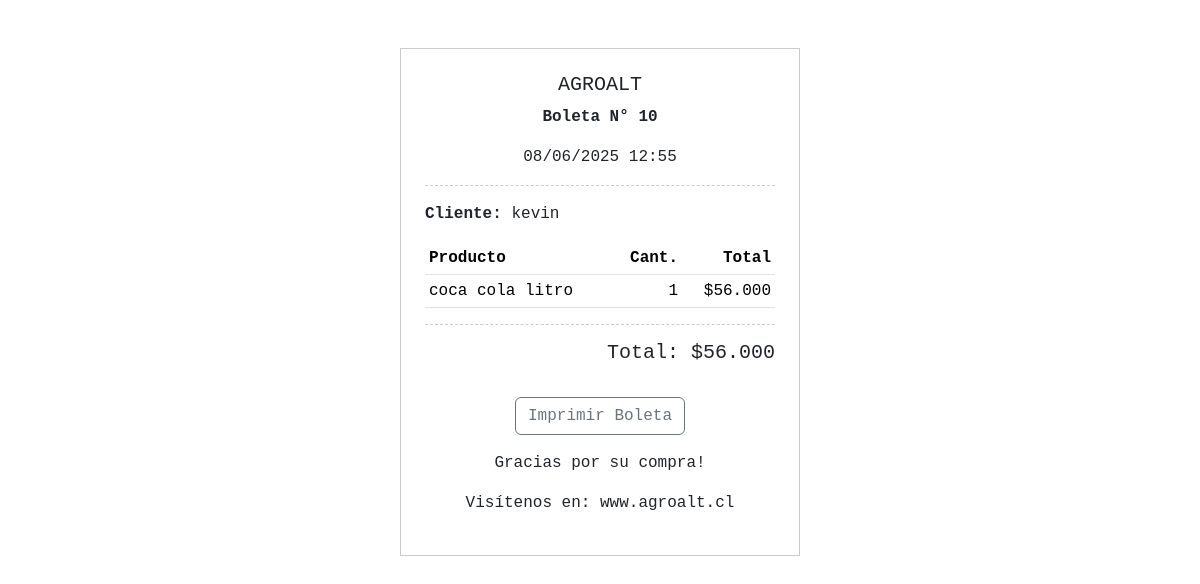
Page /ventas/boleta/10/ on the committed database.
### Ventas/models.py (models this page shows, shortened)
class Venta(models.Model):
    cliente = models.ForeignKey(Cliente, on_delete=models.CASCADE)
    fecha = models.DateTimeField(auto_now_add=True)
    @property
    def total(self):
        return sum(d.cantidad * d.precio_unitario for d in self.detalles.all())

class DetalleVenta(models.Model):
    venta = models.ForeignKey(Venta, on_delete=models.CASCADE, related_name='detalles')
    producto = models.ForeignKey(Producto, on_delete=models.CASCADE)
    cantidad = models.PositiveIntegerField()
    precio_unitario = models.DecimalField(max_digits=10, decimal_places=2)

### Clientes/models.py (models this page shows, shortened)
class Cliente(models.Model):
    nombre = models.CharField(max_length=100)
    email = models.EmailField(unique=True)
    telefono = models.CharField(max_length=15, blank=True, null=True)

### Inventario/models.py (models this page shows, shortened)
class Producto(models.Model):
    nombre = models.CharField(max_length=100)
    categoria = models.CharField(max_length=50)
    stock = models.PositiveIntegerField()
    precio = models.DecimalField(max_digits=10, decimal_places=2)

### Ventas/views.py (the view)
# urls.py: path('boleta/<int:venta_id>/', views.generar_boleta, name='generar_boleta'),
def generar_boleta(request, venta_id):
    venta = get_object_or_404(Venta, id=venta_id)
    return render(request, 'Ventas/boleta.html', {
        'venta': venta
    })

### Ventas/templatetags/moneda.py (called while the page is built)
@register.filter
def clp(value):
    try:
        return "${:,.0f}".format(value).replace(",", ".")
    except:
        return value

@register.filter
def multiply(value, arg):
    return value * arg

### Ventas/templates/Ventas/boleta.html (shortened to what this page needs)
{% load moneda %}
<!DOCTYPE html>
<html lang="es">
<head>
    <link href="https://cdn.jsdelivr.net/npm/bootstrap@5.3.2/dist/css/bootstrap.min.css" rel="stylesheet">
</head>
<body>
<div class="ticket mt-5">
    <div class="ticket-header">
        <h5>AGROALT</h5>
        <p><strong>Boleta N° {{ venta.id }}</strong></p>
        <p>{{ venta.fecha|date:"d/m/Y H:i" }}</p>
    </div>
    <p><strong>Cliente:</strong> {{ venta.cliente.nombre }}</p>
    <table class="table table-sm">
        <thead>
            <tr>
                <th>Producto</th>
                <th class="text-end">Cant.</th>
                <th class="text-end">Total</th>
            </tr>
        </thead>
        <tbody>
            {% for d in venta.detalles.all %}
                <tr>
                    <td>{{ d.producto.nombre }}</td>
                    <td class="text-end">{{ d.cantidad }}</td>
                    <td class="text-end">{{ d.cantidad|multiply:d.precio_unitario|clp }}</td>
                </tr>
            {% endfor %}
        </tbody>
    </table>
    <div class="ticket-footer text-end">
        <h5>Total: {{ venta.total|clp }}</h5>
    </div>
    <div class="text-center print-btn">
        <button onclick="window.print()" class="btn btn-outline-secondary">
             Imprimir Boleta
        </button>
    </div>
    <div class="text-center mt-3">
        <p>Gracias por su compra!</p>
        <p>Visítenos en: www.agroalt.cl</p>
</div>
</body>
</html>

### Ventas/templates/Ventas/boleta.html (style rules this page uses)
.ticket { max-width: 400px; margin: auto; border: 1px solid #ccc; padding: 1.5rem; background: #fff; font-family: monospace; }
.ticket-header { text-align: center; border-bottom: 1px dashed #ccc; margin-bottom: 1rem; }
.ticket-footer { border-top: 1px dashed #ccc; margin-top: 1rem; padding-top: 1rem; }
.print-btn { margin-top: 2rem; }

### rows in the picture
Venta: id "10", fecha "08/06/2025 12:55", cliente.nombre "kevin", total|clp "$56.000"
DetalleVenta: producto.nombre "coca cola litro", cantidad "1", cantidad|multiply "$56.000"
